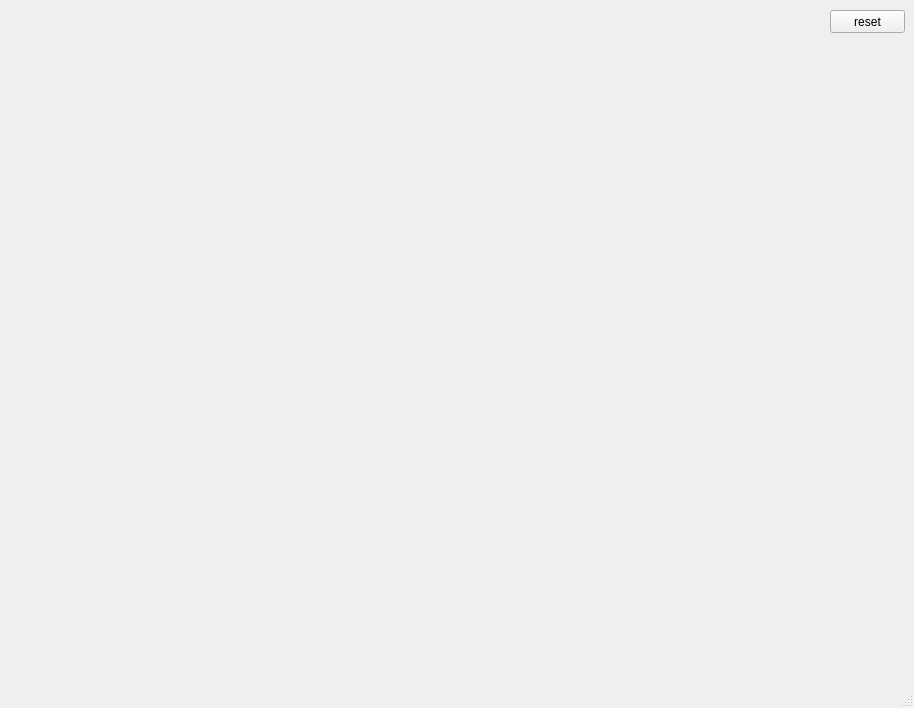
<?xml version="1.0" encoding="UTF-8"?>
<ui version="4.0">
 <class>MainWindow</class>
 <widget class="QMainWindow" name="MainWindow">
  <property name="geometry">
   <rect>
    <x>0</x>
    <y>0</y>
    <width>914</width>
    <height>708</height>
   </rect>
  </property>
  <property name="windowTitle">
   <string>MainWindow</string>
  </property>
  <widget class="QWidget" name="centralwidget">
   <widget class="QPushButton" name="pb">
    <property name="geometry">
     <rect>
      <x>830</x>
      <y>10</y>
      <width>75</width>
      <height>23</height>
     </rect>
    </property>
    <property name="toolTip">
     <string>0.1</string>
    </property>
    <property name="text">
     <string>reset</string>
    </property>
   </widget>
  </widget>
  <widget class="QMenuBar" name="menubar">
   <property name="geometry">
    <rect>
     <x>0</x>
     <y>0</y>
     <width>914</width>
     <height>21</height>
    </rect>
   </property>
  </widget>
  <widget class="QStatusBar" name="statusbar"/>
 </widget>
 <resources/>
 <connections/>
</ui>
